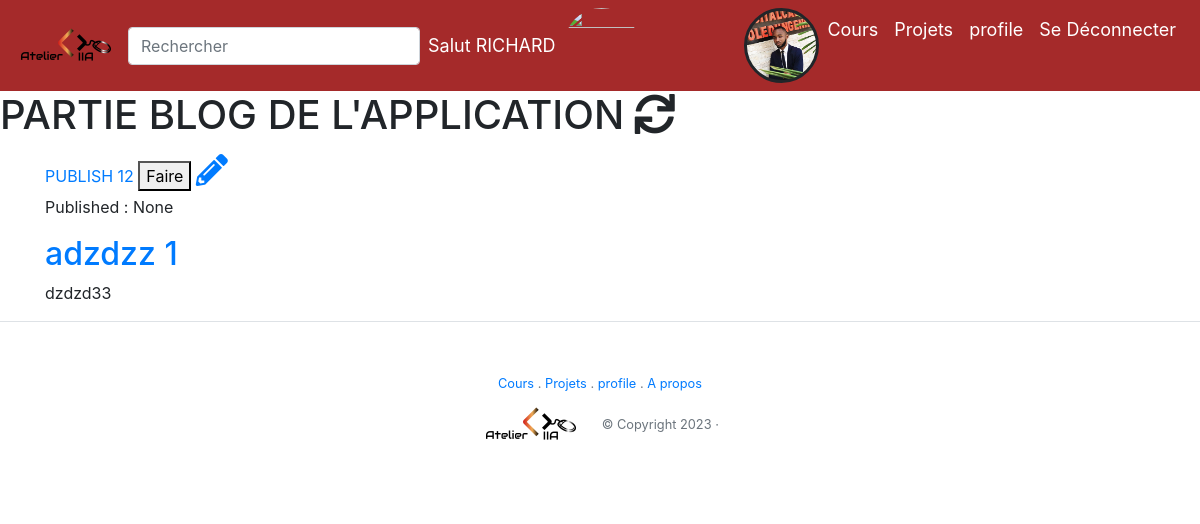
The app's page /blog/post/draft/ (signed in) with its own data.
### blog/models.py (models this page shows, shortened)
class Post(models.Model):
	author = models.ForeignKey('auth.User',on_delete=models.CASCADE)
	title = models.CharField(max_length=200)
	text = models.TextField()
	created_date = models.DateTimeField(default=timezone.now)
	published_date = models.DateTimeField(blank=True,null=True)

### blog/views.py (the view)
# urls.py: path('post/draft/',views.draft_list_view,name='post_draft'),
@login_required
def draft_list_view(request):
	posts= Post.objects.filter(published_date=None).order_by('-created_date')
	return render(request,'blog/posts_draft.html',{'posts':posts})

### blog/templates/blog/posts_draft.html (shortened to what this page needs)
{% extends "base.html" %}
	{% block content%}
	<h1>PARTIE BLOG DE L'APPLICATION <i class="fas fa-sync fa-spin"></i> </h1>
		<div class="container content">
			{% for i in posts%}
      <div id="celui">
						<a data-id='{{i.id}}'  href="{% url 'post_publish' %}">PUBLISH {{i.id}} </a>
            <button class="publisher" data-id='{{i.id}}' class="btn btn-success">Faire</button>
						<a style="text-decoration: none;font-size: 2em" href="{% url 'post_edit' i.id %}"><i class="fas fa-pencil-alt fa-spin"></i></a>
						<p>Published : {{i.published_date}}</p>
						<h2><a href="{% url 'post_detail' i.id%}">{{i.title}} {{ forloop.counter}}</a></h2>
						<p>{{i.text}}</p>
      </div>
			{% endfor %%}
		</div>
{% endblock%}

### templates/inclusions/nav.html (shortened to what this page needs)
{% load static %}
 <div style="background: brown">
  <nav class="navbar navbar-expand-lg navbar-light ">
  <a class="navbar-brand mr-2 active" aria-current="page" href="/">
  <img width="100px" src="{% static 'images/charte/logo.png' %}" class="d-inline-block align-top mr-1" alt="Logo" >
        </a>
        <form class="my-0 form d-none d-md-inline w-25">
          <input class="form-control mr-md-2" type="text" name="q" placeholder="Rechercher" aria-label="Search" value="">
        </form>
  <div class="collapse navbar-collapse" id="navbarNavDropdown">
     <ul class="text-center navbar-nav">
            <li style="color: white;font-size: 18px" class="nav-item nav-link">Salut {{user.username|upper}}</li>
     </ul>
                      <img class="img-fluid rounded-circle" height="75" width="75" src="" alt="">
      <ul class="ml-auto text-center navbar-nav">
          <li class="nav-item ">
                    {% if user.is_authenticated and user.profile %}
                    <div class="image_profile mx-auto" >
                    </div>
                    {% endif %}
           </li>
          <li class="nav-item">
            <a class="nav-link text-white hov_under" href="{% url 'cours' %}">Cours</a>
        </li>
          <li class="nav-item">
            <a class="nav-link text-white hov_under" href="{% url 'projets' %}">Projets</a>
          </li>
           <li class="nav-item">
            <a class="nav-link text-white hov_under" href="{% url 'profile' %}">profile</a>
          </li>
          {% if user.is_authenticated %}
              <li class="nav-item">
                <a class="nav-link text-white hov_under" href="{% url 'logout' %}">Se Déconnecter</a>
              </li>
          {% endif %}
       </ul>
  </div>
</nav>
</div>

### records on screen
Post: id "12", published_date "None", title "adzdzz", text "dzdzd33"

### other values on screen
{{ user.username|upper }} "RICHARD"
